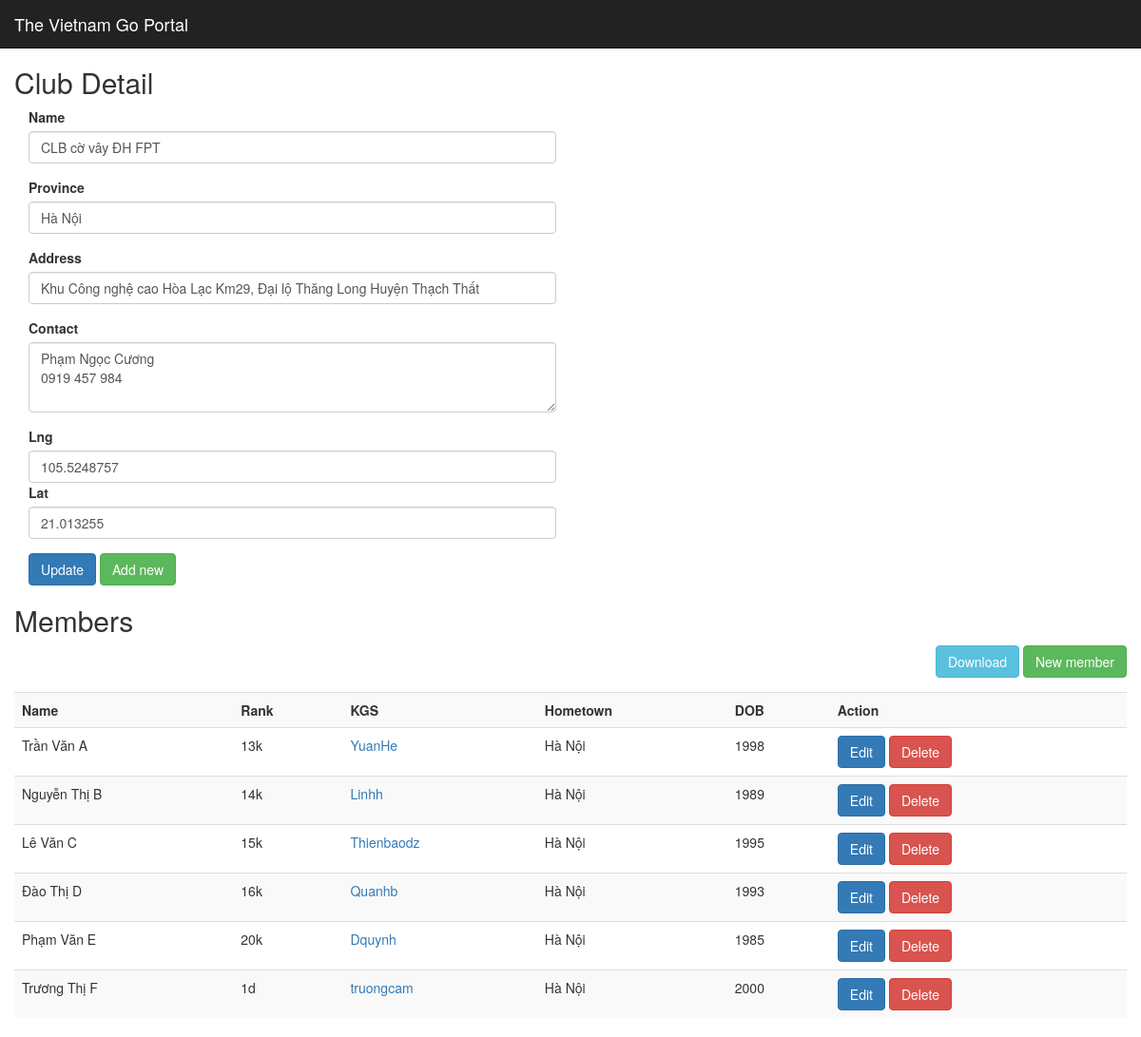
The app's page /club/1 with its own data.
### app/models/club.py (models this page shows, shortened)
class Club(db.Model):
    id = db.Column(db.Integer, primary_key = True, autoincrement = True)
    name = db.Column(db.String(100), unique = True, nullable = False)
    province = db.Column(db.String(50), unique = False, nullable = False)
    address = db.Column(db.String(500), unique = False, nullable = False)
    contact = db.Column(db.String(120), unique = False, nullable = False)
    lng = db.Column(db.Float, unique = False, nullable = False)
    lat = db.Column(db.Float, unique = False, nullable = False)
    members = db.relationship('Player', lazy = 'select') #, backref=db.backref('members', lazy='joined'))
    def __init__(self):
        self.lng = 105.6207275390417
        self.lat = 21.281789604927425
    def getById(id):
        return Club.query.filter_by(id = id).first()

### app/models/player.py (models this page shows, shortened)
class Player(db.Model):
    id = db.Column(db.Integer, primary_key=True)
    name = db.Column(db.String(100), nullable = False)
    rank = db.Column(db.String(3), nullable = False)
    hometown = db.Column(db.String(20))
    kgs = db.Column(db.String(20))
    birthYear = db.Column(db.Integer)
    clubId = db.Column(db.Integer, db.ForeignKey('club.id'), nullable = False)

### app/routes.py (the view)
@app.route("/club", methods = ["GET"])
@app.route("/club/<id>", methods = ["GET"])
def getClub(id = None):
    club = Club()
    if id is not None:
        club = Club.getById(id)
    return render_template('club.html', club = club)

### app/templates/club.html (shortened to what this page needs)
{% extends '_master.html' %}
{% block styles %}
{{super()}}
<link href="https://api.mapbox.com/mapbox-gl-js/v1.12.0/mapbox-gl.css" rel="stylesheet" />
{% endblock %}
{% block content %}
{{super()}}
<div class="container" style="margin-top: 50px;">
    <div class="row">
        <h2> Club Detail </h2>
    </div>
    <div class="row">
        <div class="col-sm-6">
            <div class="form-group">
                <label for="clubName">Name</label>
                <input type="text" class="form-control" value="{{club.name}}" id="clubName" />
            </div>
            <div class="form-group">
                <label for="clubProvince">Province</label>
                <input type="text" class="form-control" value="{{club.province}}" id="clubProvince" />
            </div>
            <div class="form-group">
                <label for="clubAddress">Address</label>
                <input type="text" class="form-control" value="{{club.address}}" id="clubAddress" />
            </div>
            <div class="form-group">
                <label for="clubContact">Contact</label>
                <textarea class="form-control" rows="3" id="clubContact">{{club.contact}}</textarea>
            </div>
            <div class="form-group">
                <label for="clubLat">Lng</label>
                <input type="number" class="form-control" value="{{club.lng}}" id="clubLng" />
                <label for="clubLat">Lat</label>
                <input type="number" class="form-control" value="{{club.lat}}" id="clubLat" />
            </div>
            <div>
                <button class="btn btn-primary" onclick="updateClub('{{club.id}}')">Update</button>
                <button class="btn btn-success" onclick="addClub()">Add new</button>
            </div>
        </div>
        <div class="col-sm-6">
            <div id="map" style="width: 100%; height: 500px;"></div>
        </div>
    </div>
    <div class="row">
        <h2> Members </h2>
        <div style="margin-bottom: 15px; float: right;">
            <a href="/club/{{club.id}}/download" class="btn btn-info" role="button">
                Download
            </a>
            <a href="/player" class="btn btn-success" role="button">
                New member
            </a>
        </div>
        <div>
            <table class="table table-striped">
                <tr>
                    <th>Name</th>
                    <th>Rank</th>
                    <th>KGS</th>
                    <th>Hometown</th>
                    <th>DOB</th>
                    <th>Action</th>
                </tr>
                {% for member in club.members %}
                <tr>
                    <td>{{ member.name }}</td>
                    <td>{{ member.rank }}</td>
                    <td>
                        <a href="/player/{{member.id}}/kgs">
                            {{ member.kgs }}
                        </a>
                    </td>
                    <td>{{ member.hometown }}</td>
                    <td>{{ member.birthYear}}</td>
                    <td>
                        <a href="/player/{{member.id}}" class="btn btn-primary" role="button">
                            Edit
                        </a>
                        <a onclick="deleteMember('{{member.id}}')" class="btn btn-danger" role="button">
                            Delete
                        </a>
                    </td>
                </tr>
                {% endfor %}
            </table>
        </div>
    </div>
</div>
{% endblock %}

### records on screen
Club: name "CLB cờ vây ĐH FPT", province "Hà Nội", address "Khu Công nghệ cao Hòa Lạc Km29, Đại lộ Thăng Long Huyện Thạch Thất", contact "Phạm Ngọc Cương 0919 457 984", lng "105.5248757", lat "21.013255"
Player: name "Trần Văn A", rank "13k", kgs "YuanHe", hometown "Hà Nội", birthYear "1998"
Player: name "Nguyễn Thị B", rank "14k", kgs "Linhh", hometown "Hà Nội", birthYear "1989"
Player: name "Lê Văn C", rank "15k", kgs "Thienbaodz", hometown "Hà Nội", birthYear "1995"
Player: name "Đào Thị D", rank "16k", kgs "Quanhb", hometown "Hà Nội", birthYear "1993"
Player: name "Phạm Văn E", rank "20k", kgs "Dquynh", hometown "Hà Nội", birthYear "1985"
Player: name "Trương Thị F", rank "1d", kgs "truongcam", hometown "Hà Nội", birthYear "2000"
